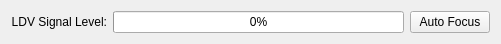
     <widget class="QWidget" name="layoutWidget">
      <property name="geometry">
       <rect>
        <x>770</x>
        <y>510</y>
        <width>501</width>
        <height>31</height>
       </rect>
      </property>
      <layout class="QHBoxLayout" name="horizontalLayout_23">
       <item>
        <widget class="QLabel" name="label_10">
         <property name="font">
          <font>
           <weight>50</weight>
           <bold>false</bold>
          </font>
         </property>
         <property name="layoutDirection">
          <enum>Qt::LeftToRight</enum>
         </property>
         <property name="text">
          <string>LDV Signal Level:</string>
         </property>
         <property name="alignment">
          <set>Qt::AlignRight|Qt::AlignTrailing|Qt::AlignVCenter</set>
         </property>
        </widget>
       </item>
       <item>
        <widget class="QProgressBar" name="ldvSignalLevel">
         <property name="sizePolicy">
          <sizepolicy hsizetype="Expanding" vsizetype="Expanding">
           <horstretch>0</horstretch>
           <verstretch>0</verstretch>
          </sizepolicy>
         </property>
         <property name="maximum">
          <number>775</number>
         </property>
         <property name="value">
          <number>0</number>
         </property>
        </widget>
       </item>
       <item>
        <widget class="QPushButton" name="pushButtonLdvAutoFocus">
         <property name="font">
          <font>
           <weight>50</weight>
           <bold>false</bold>
          </font>
         </property>
         <property name="statusTip">
          <string>Auto focus the laser beam of ldv.</string>
         </property>
         <property name="text">
          <string>Auto Focus</string>
         </property>
         <property name="checkable">
          <bool>false</bool>
         </property>
         <property name="checked">
          <bool>false</bool>
         </property>
        </widget>
       </item>
      </layout>
     </widget>
